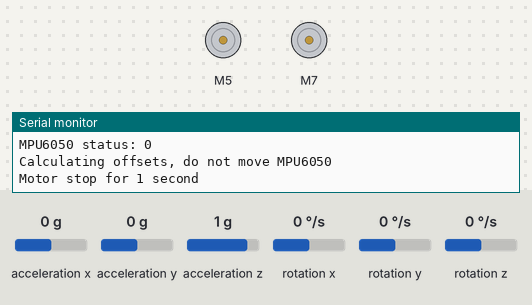
Simulated run of this sketch. Board: Arduino Uno, built with avr-gcc and run on an emulated ATmega328P. Parts: 2 × DC motor (green arrow = forward, orange = backward, longer = faster), the last lines printed to the serial monitor. The test bench sets the inputs (shaded band); at power-on: acceleration x 0 g, acceleration y 0 g, acceleration z 1 g, rotation x 0 °/s, rotation y 0 °/s, rotation z 0 °/s.

Above: at 0.1 s.
At 2.1 s:
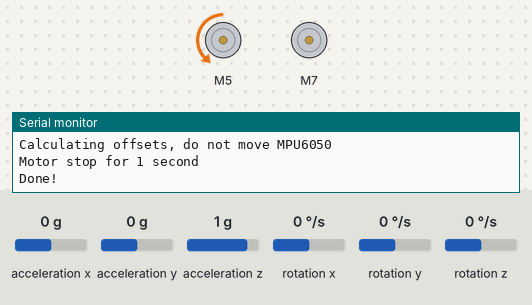
Timing chart, 0 to 3.6 s (numbered marks = the images above):
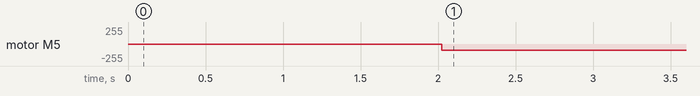

Measured:
- by itself, motor M5: stopped → backward 90/255 at 2.0 s

The sketch:

turn_test_with_gyro.ino
```cpp
// (licence header left out)
#include "Wire.h"
#include <MPU6050_light.h>
// Include the (new) library
#include <L298NX2.h>

// Pin definition
const unsigned int EN_A = 3; //left motor (relative to the front)
const unsigned int IN1_A = 5;
const unsigned int IN2_A = 6;

const unsigned int IN1_B = 7; //right motor
const unsigned int IN2_B = 8;
const unsigned int EN_B = 9;

// Initialize both motors
L298NX2 motors(EN_A, IN1_A, IN2_A, EN_B, IN1_B, IN2_B);

MPU6050 mpu(Wire);
float ax;

void setup() {
  Serial.begin(9600);
  Wire.begin();
  byte status = mpu.begin();
  Serial.print(F("MPU6050 status: "));
  Serial.println(status);
  while(status!=0){ } // stop everything if could not connect to MPU6050
}

void loop() {
  //calibration
  ax=0;
  Serial.println(F("Calculating offsets, do not move MPU6050"));
  Serial.println(F("Motor stop for 1 second"));
  motors.stop();
  delay(1000);
  mpu.calcOffsets(true,true); // gyro and accelero
  Serial.println("Done!\n");
  while (abs(ax) <80){
  mpu.update();
  ax=mpu.getAngleZ();
  //motor turning code (method 1)
  /*
  motors.setSpeedA(255);
  motors.setSpeedB(90);
  motors.forward();
  delay(100);
  */
  //or alternative turning method (method 2)
   motors.setSpeedA(90);
   motors.setSpeedB(0);
   motors.forwardB();
   motors.backwardA();
   delay(100);

  //these are for checking & can be deleted later
    Serial.print("turning\n");
    Serial.print(F("ANGLE     x: "));
    Serial.print(ax);
    Serial.print("\n");
    delay(100);
  }
  motors.stop();
  delay (30000);
  Serial.print("Turning done");
  }
```
